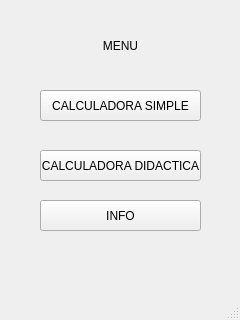
<?xml version="1.0" encoding="UTF-8"?>
<ui version="4.0">
 <class>MainWindow</class>
 <widget class="QMainWindow" name="MainWindow">
  <property name="geometry">
   <rect>
    <x>0</x>
    <y>0</y>
    <width>240</width>
    <height>320</height>
   </rect>
  </property>
  <property name="windowTitle">
   <string>MainWindow</string>
  </property>
  <widget class="QWidget" name="centralwidget">
   <widget class="QLabel" name="label">
    <property name="geometry">
     <rect>
      <x>80</x>
      <y>20</y>
      <width>81</width>
      <height>51</height>
     </rect>
    </property>
    <property name="styleSheet">
     <string notr="true">font: 75 14pt &quot;MS Shell Dlg 2&quot;;</string>
    </property>
    <property name="text">
     <string>MENU</string>
    </property>
    <property name="alignment">
     <set>Qt::AlignCenter</set>
    </property>
   </widget>
   <widget class="QPushButton" name="pushButton">
    <property name="geometry">
     <rect>
      <x>40</x>
      <y>90</y>
      <width>161</width>
      <height>31</height>
     </rect>
    </property>
    <property name="text">
     <string>CALCULADORA SIMPLE</string>
    </property>
   </widget>
   <widget class="QPushButton" name="pushButton_2">
    <property name="geometry">
     <rect>
      <x>40</x>
      <y>150</y>
      <width>161</width>
      <height>31</height>
     </rect>
    </property>
    <property name="text">
     <string>CALCULADORA DIDACTICA</string>
    </property>
   </widget>
   <widget class="QPushButton" name="pushButton_3">
    <property name="geometry">
     <rect>
      <x>40</x>
      <y>200</y>
      <width>161</width>
      <height>31</height>
     </rect>
    </property>
    <property name="text">
     <string>INFO</string>
    </property>
   </widget>
  </widget>
  <widget class="QMenuBar" name="menubar">
   <property name="geometry">
    <rect>
     <x>0</x>
     <y>0</y>
     <width>240</width>
     <height>21</height>
    </rect>
   </property>
  </widget>
  <widget class="QStatusBar" name="statusbar"/>
 </widget>
 <resources/>
 <connections/>
</ui>
